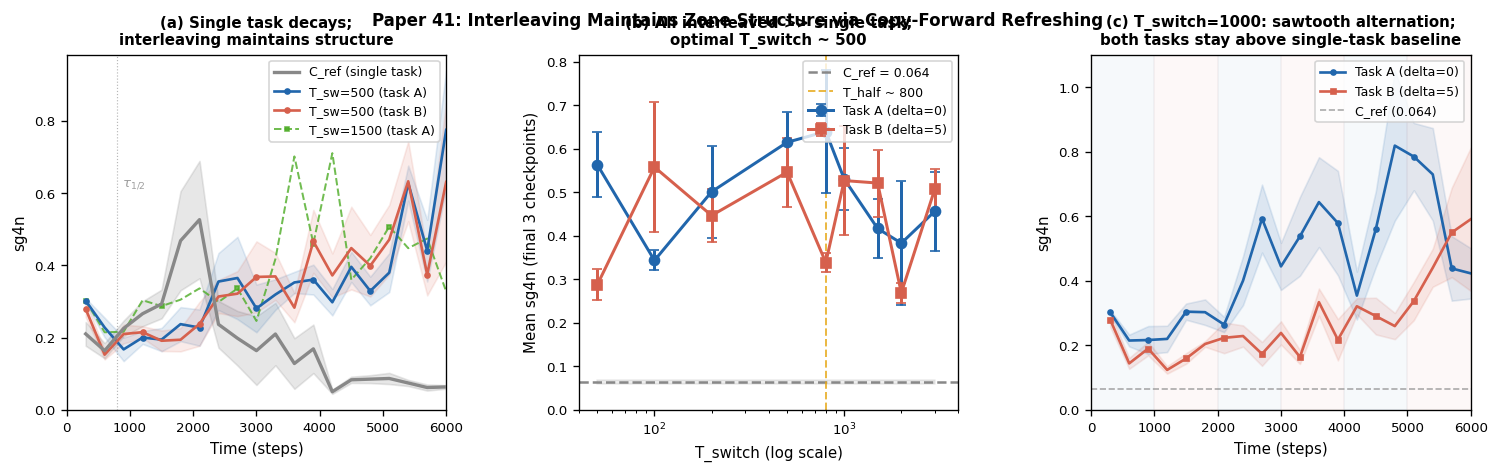

Generate this figure with Python:
"""paper41_figure1.py -- 3-panel figure for Paper 41"""
import json, math, numpy as np, matplotlib
matplotlib.use('Agg')
import matplotlib.pyplot as plt

DATA    = 'results/paper41_results.json'
OUT_PDF = 'paper41_figure1.pdf'
OUT_PNG = 'paper41_figure1.png'

T_SWITCH_SWEEP = [50, 100, 200, 500, 800, 1000, 1500, 2000, 3000]
T_END = 6000
T_HALF_PRED = 800

BLUE   = '#2166ac'
RED    = '#d6604d'
GREEN  = '#4dac26'
GRAY   = '#888888'
ORANGE = '#e6a817'
PURPLE = '#762a83'

def mn(lst):
    v = [x for x in lst if x is not None and not math.isnan(x)]
    return (float(np.mean(v)), float(np.std(v)/np.sqrt(len(v)))) if v else (float('nan'), float('nan'))

with open(DATA) as f: data = json.load(f)

fig, axes = plt.subplots(1, 3, figsize=(13, 4))
fig.subplots_adjust(left=0.07, right=0.97, bottom=0.14, top=0.88, wspace=0.35)

# ── Panel (a): Temporal trajectories — C_ref vs interleaved ──────────────────
ax = axes[0]

# C_ref
refs = [r for r in data if r['exp']=='ref']
ts_r = np.array(refs[0]['ts'])
n_r  = len(ts_r)
ref_A = [mn([r['sg4ns_A'][i] for r in refs]) for i in range(n_r)]
ref_means = [v[0] for v in ref_A]; ref_sems = [v[1] for v in ref_A]
ax.plot(ts_r, ref_means, color=GRAY, lw=2.0, ls='-', label='C_ref (single task)',
        zorder=5)
ax.fill_between(ts_r, np.array(ref_means)-np.array(ref_sems),
                np.array(ref_means)+np.array(ref_sems), color=GRAY, alpha=0.2)

# T_switch = 500 (best condition)
for tsw, col, lbl in [(500, BLUE, 'T_sw=500 (task A)'),
                       (500, RED,  'T_sw=500 (task B)')]:
    runs = [r for r in data if r['exp']=='sweep' and r['t_switch']==tsw]
    ts_s = np.array(runs[0]['ts']); n_s = len(ts_s)
    key = 'sg4ns_A' if col==BLUE else 'sg4ns_B'
    vals = [mn([r[key][i] for r in runs]) for i in range(n_s)]
    means = [v[0] for v in vals]; sems = [v[1] for v in vals]
    ax.plot(ts_s, means, color=col, lw=1.6, ls='-', marker='o', ms=3,
            markevery=3, label=lbl, zorder=3)
    ax.fill_between(ts_s, np.array(means)-np.array(sems),
                    np.array(means)+np.array(sems), color=col, alpha=0.12)

# T_switch = 1500 for contrast
runs_15 = [r for r in data if r['exp']=='sweep' and r['t_switch']==1500]
ts_15 = np.array(runs_15[0]['ts']); n_15 = len(ts_15)
vals_A15 = [mn([r['sg4ns_A'][i] for r in runs_15]) for i in range(n_15)]
ax.plot(ts_15, [v[0] for v in vals_A15], color=GREEN, lw=1.2, ls='--',
        marker='s', ms=2.5, markevery=4, label='T_sw=1500 (task A)', alpha=0.8)

ax.set_xlabel('Time (steps)', fontsize=9)
ax.set_ylabel('sg4n', fontsize=9)
ax.set_title('(a) Single task decays;\ninterleaving maintains structure', fontsize=9, fontweight='bold')
ax.legend(fontsize=7.5, loc='upper right')
ax.set_xlim(0, T_END); ax.set_ylim(bottom=0)
ax.tick_params(labelsize=8)
# Mark metastability half-life
ax.axvline(T_HALF_PRED, color=GRAY, lw=0.7, ls=':', alpha=0.6)
ax.text(T_HALF_PRED+80, 0.62, r'$\tau_{1/2}$', fontsize=8, color=GRAY, alpha=0.8)

# ── Panel (b): Sweep summary — final sg4n vs T_switch ─────────────────────
ax = axes[1]
ref_final = mn([r['sg4ns_A'][-1] for r in refs])

sw_vals = T_SWITCH_SWEEP
vA_final = []; vB_final = []; seA = []; seB = []
for tsw in sw_vals:
    runs = [r for r in data if r['exp']=='sweep' and r['t_switch']==tsw]
    vA = mn([np.mean(r['sg4ns_A'][-3:]) for r in runs])
    vB = mn([np.mean(r['sg4ns_B'][-3:]) for r in runs])
    vA_final.append(vA[0]); seA.append(vA[1])
    vB_final.append(vB[0]); seB.append(vB[1])

sw_arr = np.array(sw_vals)
ax.errorbar(sw_arr, vA_final, yerr=seA, color=BLUE, lw=1.8, marker='o',
            ms=6, capsize=3, label='Task A (delta=0)', zorder=3)
ax.errorbar(sw_arr, vB_final, yerr=seB, color=RED,  lw=1.8, marker='s',
            ms=6, capsize=3, label='Task B (delta=5)', zorder=3)
ax.axhline(ref_final[0], color=GRAY, lw=1.5, ls='--',
           label=f'C_ref = {ref_final[0]:.3f}')
ax.fill_between([sw_arr[0], sw_arr[-1]], [ref_final[0]-ref_final[1]]*2,
                [ref_final[0]+ref_final[1]]*2, color=GRAY, alpha=0.15)

# Mark T_half prediction
ax.axvline(T_HALF_PRED, color=ORANGE, lw=1.2, ls='--', alpha=0.8,
           label=f'T_half ~ {T_HALF_PRED}')

ax.set_xscale('log')
ax.set_xlabel('T_switch (log scale)', fontsize=9)
ax.set_ylabel('Mean sg4n (final 3 checkpoints)', fontsize=9)
ax.set_title('(b) All interleaved >> single task;\noptimal T_switch ~ 500', fontsize=9, fontweight='bold')
ax.legend(fontsize=7.5, loc='upper right')
ax.set_xlim(40, 4000); ax.set_ylim(bottom=0)
ax.tick_params(labelsize=8)

# ── Panel (c): Sawtooth pattern for T_switch=1000 ─────────────────────────
ax = axes[2]
runs_10 = [r for r in data if r['exp']=='sweep' and r['t_switch']==1000]
ts_10   = np.array(runs_10[0]['ts']); n_10 = len(ts_10)
vA_10   = [mn([r['sg4ns_A'][i] for r in runs_10]) for i in range(n_10)]
vB_10   = [mn([r['sg4ns_B'][i] for r in runs_10]) for i in range(n_10)]
mA = [v[0] for v in vA_10]; sA = [v[1] for v in vA_10]
mB = [v[0] for v in vB_10]; sB = [v[1] for v in vB_10]

ax.plot(ts_10, mA, color=BLUE, lw=1.6, marker='o', ms=3, markevery=2,
        label='Task A (delta=0)')
ax.plot(ts_10, mB, color=RED,  lw=1.6, marker='s', ms=3, markevery=2,
        label='Task B (delta=5)')
ax.fill_between(ts_10, np.array(mA)-np.array(sA),
                np.array(mA)+np.array(sA), color=BLUE, alpha=0.12)
ax.fill_between(ts_10, np.array(mB)-np.array(sB),
                np.array(mB)+np.array(sB), color=RED,  alpha=0.12)

# shade A-active and B-active epochs
for k in range(6):
    t0 = k * 1000; t1 = t0 + 1000
    col = BLUE if k%2==0 else RED
    ax.axvspan(t0, t1, color=col, alpha=0.04)

ax.axhline(ref_final[0], color=GRAY, lw=1.0, ls='--', alpha=0.7,
           label=f'C_ref ({ref_final[0]:.3f})')
ax.set_xlabel('Time (steps)', fontsize=9)
ax.set_ylabel('sg4n', fontsize=9)
ax.set_title('(c) T_switch=1000: sawtooth alternation;\nboth tasks stay above single-task baseline',
             fontsize=9, fontweight='bold')
ax.legend(fontsize=7.5, loc='upper right')
ax.set_xlim(0, T_END); ax.set_ylim(bottom=0)
ax.tick_params(labelsize=8)

plt.suptitle('Paper 41: Interleaving Maintains Zone Structure via Copy-Forward Refreshing',
             fontsize=10, fontweight='bold', y=0.97)

plt.savefig(OUT_PDF, dpi=150, bbox_inches='tight')
plt.savefig(OUT_PNG, dpi=120, bbox_inches='tight')
print(f"Saved {OUT_PDF} / {OUT_PNG}")

# Print key numbers
print(f"\nC_ref final:  {ref_final[0]:.4f} +- {ref_final[1]:.4f}")
print(f"Best interleaved (T_sw=500): A={vA_final[T_SWITCH_SWEEP.index(500)]:.4f}  B={vB_final[T_SWITCH_SWEEP.index(500)]:.4f}")
print(f"Amplification factor (best/ref): {vA_final[T_SWITCH_SWEEP.index(500)]/ref_final[0]:.1f}x")
